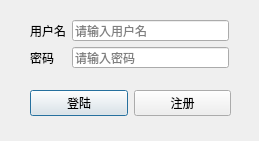
<?xml version="1.0" encoding="UTF-8"?>
<ui version="4.0">
 <class>loginDialog</class>
 <widget class="QDialog" name="loginDialog">
  <property name="geometry">
   <rect>
    <x>0</x>
    <y>0</y>
    <width>259</width>
    <height>141</height>
   </rect>
  </property>
  <property name="sizePolicy">
   <sizepolicy hsizetype="Expanding" vsizetype="Fixed">
    <horstretch>0</horstretch>
    <verstretch>0</verstretch>
   </sizepolicy>
  </property>
  <property name="windowTitle">
   <string>身份验证</string>
  </property>
  <property name="windowIcon">
   <iconset resource="data.qrc">
    <normaloff>:/logo_tree.png</normaloff>:/logo_tree.png</iconset>
  </property>
  <widget class="QWidget" name="layoutWidget">
   <property name="geometry">
    <rect>
     <x>30</x>
     <y>20</y>
     <width>199</width>
     <height>48</height>
    </rect>
   </property>
   <layout class="QFormLayout" name="formLayout">
    <item row="0" column="0">
     <widget class="QLabel" name="userlabel">
      <property name="text">
       <string>用户名</string>
      </property>
     </widget>
    </item>
    <item row="0" column="1">
     <widget class="QLineEdit" name="userinput">
      <property name="text">
       <string/>
      </property>
      <property name="placeholderText">
       <string>请输入用户名</string>
      </property>
     </widget>
    </item>
    <item row="1" column="0">
     <widget class="QLabel" name="passwdlabel">
      <property name="text">
       <string>密码</string>
      </property>
     </widget>
    </item>
    <item row="1" column="1">
     <widget class="QLineEdit" name="passwdinput">
      <property name="echoMode">
       <enum>QLineEdit::Password</enum>
      </property>
      <property name="placeholderText">
       <string>请输入密码</string>
      </property>
     </widget>
    </item>
   </layout>
  </widget>
  <widget class="QWidget" name="layoutWidget">
   <property name="geometry">
    <rect>
     <x>30</x>
     <y>90</y>
     <width>201</width>
     <height>27</height>
    </rect>
   </property>
   <layout class="QHBoxLayout" name="horizontalLayout">
    <item>
     <widget class="QPushButton" name="login">
      <property name="text">
       <string>登陆</string>
      </property>
     </widget>
    </item>
    <item>
     <widget class="QPushButton" name="pushButton_2">
      <property name="text">
       <string>注册</string>
      </property>
     </widget>
    </item>
   </layout>
  </widget>
 </widget>
 <resources>
  <include location="data.qrc"/>
 </resources>
 <connections/>
</ui>
